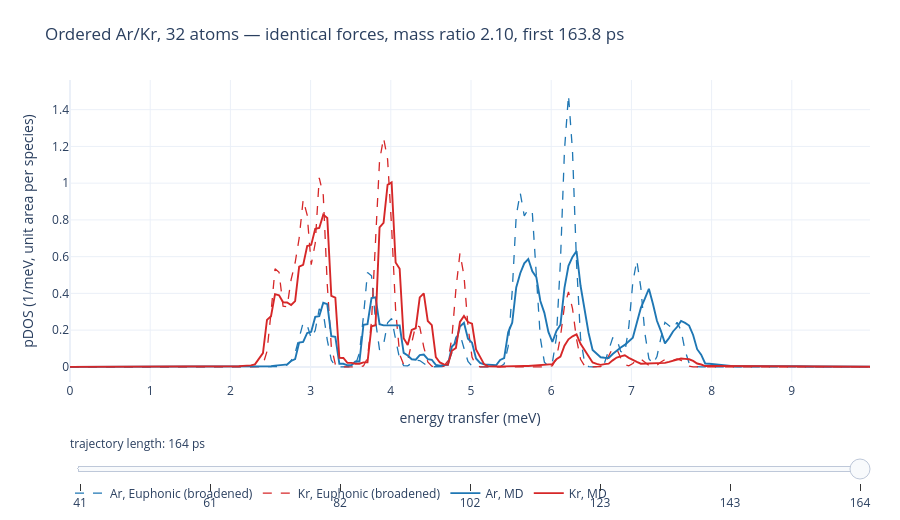

Notebook source saved alongside this figure:
### Code cell
figure = go.Figure()
for species, colour in (("Ar", ARGON), ("Kr", KRYPTON)):
    figure.add_trace(
        go.Scatter(
            x=ENERGIES[VIEW],
            y=np.round(density_curve(ENERGIES, references[species])[VIEW], 6),
            name=f"{species}, Euphonic (broadened)",
            line={"color": colour, "width": 1.3, "dash": "dash"},
        )
    )
for length_index in valid:
    for species, colour in (("Ar", ARGON), ("Kr", KRYPTON)):
        weight = data[f"binary_{species}_weight"][length_index, BINARY_SEGMENT]
        figure.add_trace(
            go.Scatter(
                x=ENERGIES[VIEW],
                y=np.round(density_curve(ENERGIES, weight)[VIEW], 6),
                name=f"{species}, MD",
                line={"color": colour, "width": 1.9},
                visible=length_index == valid[-1],
                showlegend=length_index == valid[-1],
                legendgroup=species,
            )
        )

steps = []
for position, length_index in enumerate(valid):
    visible = [True, True] + [
        block == position for block in range(len(valid)) for _ in range(2)
    ]
    steps.append(
        {
            "label": f"{PICOSECONDS[length_index]:.0f}",
            "method": "update",
            "args": [
                {"visible": visible, "showlegend": visible},
                {
                    "title.text": (
                        "Ordered Ar/Kr, 32 atoms — identical forces, mass ratio 2.10, "
                        f"first {PICOSECONDS[length_index]:.1f} ps"
                    )
                },
            ],
        }
    )

figure.update_layout(
    **LAYOUT,
    title=steps[-1]["args"][1]["title.text"],
    xaxis_title="energy transfer (meV)",
    yaxis_title="pDOS (1/meV, unit area per species)",
    sliders=[
        {
            "active": len(steps) - 1,
            "currentvalue": {"prefix": "trajectory length: ", "suffix": " ps"},
            "pad": {"t": 50},
            "steps": steps,
        }
    ],
    legend={"orientation": "h", "y": -0.32},
    height=520,
)
figure

### Figure 1 — Plotly figure (JSON) as saved in the notebook; plotly's stock layout.template omitted (floating-point values rounded to 4 significant figures; data arrays with more than 128 entries replaced by an {"elided": "..."} marker saying what was removed)
{"data": [{"line": {"color": "#1f77b4", "dash": "dash", "width": 1.3}, "name": "Ar, Euphonic (broadened)", "type": "scatter", "x": {"elided": "200 float values"}, "y": {"elided": "200 float values"}}, {"line": {"color": "#d62728", "dash": "dash", "width": 1.3}, "name": "Kr, Euphonic (broadened)", "type": "scatter", "x": {"elided": "200 float values"}, "y": {"elided": "200 float values"}}, {"legendgroup": "Ar", "line": {"color": "#1f77b4", "width": 1.9}, "name": "Ar, MD", "showlegend": false, "type": "scatter", "visible": false, "x": {"elided": "200 float values"}, "y": {"elided": "200 float values"}}, {"legendgroup": "Kr", "line": {"color": "#d62728", "width": 1.9}, "name": "Kr, MD", "showlegend": false, "type": "scatter", "visible": false, "x": {"elided": "200 float values"}, "y": {"elided": "200 float values"}}, {"legendgroup": "Ar", "line": {"color": "#1f77b4", "width": 1.9}, "name": "Ar, MD", "showlegend": false, "type": "scatter", "visible": false, "x": {"elided": "200 float values"}, "y": {"elided": "200 float values"}}, {"legendgroup": "Kr", "line": {"color": "#d62728", "width": 1.9}, "name": "Kr, MD", "showlegend": false, "type": "scatter", "visible": false, "x": {"elided": "200 float values"}, "y": {"elided": "200 float values"}}, {"legendgroup": "Ar", "line": {"color": "#1f77b4", "width": 1.9}, "name": "Ar, MD", "showlegend": false, "type": "scatter", "visible": false, "x": {"elided": "200 float values"}, "y": {"elided": "200 float values"}}, {"legendgroup": "Kr", "line": {"color": "#d62728", "width": 1.9}, "name": "Kr, MD", "showlegend": false, "type": "scatter", "visible": false, "x": {"elided": "200 float values"}, "y": {"elided": "200 float values"}}, {"legendgroup": "Ar", "line": {"color": "#1f77b4", "width": 1.9}, "name": "Ar, MD", "showlegend": false, "type": "scatter", "visible": false, "x": {"elided": "200 float values"}, "y": {"elided": "200 float values"}}, {"legendgroup": "Kr", "line": {"color": "#d62728", "width": 1.9}, "name": "Kr, MD", "showlegend": false, "type": "scatter", "visible": false, "x": {"elided": "200 float values"}, "y": {"elided": "200 float values"}}, {"legendgroup": "Ar", "line": {"color": "#1f77b4", "width": 1.9}, "name": "Ar, MD", "showlegend": false, "type": "scatter", "visible": false, "x": {"elided": "200 float values"}, "y": {"elided": "200 float values"}}, {"legendgroup": "Kr", "line": {"color": "#d62728", "width": 1.9}, "name": "Kr, MD", "showlegend": false, "type": "scatter", "visible": false, "x": {"elided": "200 float values"}, "y": {"elided": "200 float values"}}, {"legendgroup": "Ar", "line": {"color": "#1f77b4", "width": 1.9}, "name": "Ar, MD", "showlegend": false, "type": "scatter", "visible": false, "x": {"elided": "200 float values"}, "y": {"elided": "200 float values"}}, {"legendgroup": "Kr", "line": {"color": "#d62728", "width": 1.9}, "name": "Kr, MD", "showlegend": false, "type": "scatter", "visible": false, "x": {"elided": "200 float values"}, "y": {"elided": "200 float values"}}, {"legendgroup": "Ar", "line": {"color": "#1f77b4", "width": 1.9}, "name": "Ar, MD", "showlegend": true, "type": "scatter", "visible": true, "x": {"elided": "200 float values"}, "y": {"elided": "200 float values"}}, {"legendgroup": "Kr", "line": {"color": "#d62728", "width": 1.9}, "name": "Kr, MD", "showlegend": true, "type": "scatter", "visible": true, "x": {"elided": "200 float values"}, "y": {"elided": "200 float values"}}], "layout": {"font": {"size": 12}, "height": 520, "hovermode": "x unified", "legend": {"orientation": "h", "y": -0.32}, "margin": {"b": 60, "l": 70, "r": 30, "t": 80}, "sliders": [{"active": 6, "currentvalue": {"prefix": "trajectory length: ", "suffix": " ps"}, "pad": {"t": 50}, "steps": [{"args": [{"showlegend": [true, true, true, true, false, false, false, false, false, false, false, false, false, false, false, false], "visible": [true, true, true, true, false, false, false, false, false, false, false, false, false, false, false, false]}, {"title.text": "Ordered Ar/Kr, 32 atoms — identical forces, mass ratio 2.10, first 41.0 ps"}], "label": "41", "method": "update"}, {"args": [{"showlegend": [true, true, false, false, true, true, false, false, false, false, false, false, false, false, false, false], "visible": [true, true, false, false, true, true, false, false, false, false, false, false, false, false, false, false]}, {"title.text": "Ordered Ar/Kr, 32 atoms — identical forces, mass ratio 2.10, first 61.4 ps"}], "label": "61", "method": "update"}, {"args": [{"showlegend": [true, true, false, false, false, false, true, true, false, false, false, false, false, false, false, false], "visible": [true, true, false, false, false, false, true, true, false, false, false, false, false, false, false, false]}, {"title.text": "Ordered Ar/Kr, 32 atoms — identical forces, mass ratio 2.10, first 81.9 ps"}], "label": "82", "method": "update"}, {"args": [{"showlegend": [true, true, false, false, false, false, false, false, true, true, false, false, false, false, false, false], "visible": [true, true, false, false, false, false, false, false, true, true, false, false, false, false, false, false]}, {"title.text": "Ordered Ar/Kr, 32 atoms — identical forces, mass ratio 2.10, first 102.4 ps"}], "label": "102", "method": "update"}, {"args": [{"showlegend": [true, true, false, false, false, false, false, false, false, false, true, true, false, false, false, false], "visible": [true, true, false, false, false, false, false, false, false, false, true, true, false, false, false, false]}, {"title.text": "Ordered Ar/Kr, 32 atoms — identical forces, mass ratio 2.10, first 122.9 ps"}], "label": "123", "method": "update"}, {"args": [{"showlegend": [true, true, false, false, false, false, false, false, false, false, false, false, true, true, false, false], "visible": [true, true, false, false, false, false, false, false, false, false, false, false, true, true, false, false]}, {"title.text": "Ordered Ar/Kr, 32 atoms — identical forces, mass ratio 2.10, first 143.4 ps"}], "label": "143", "method": "update"}, {"args": [{"showlegend": [true, true, false, false, false, false, false, false, false, false, false, false, false, false, true, true], "visible": [true, true, false, false, false, false, false, false, false, false, false, false, false, false, true, true]}, {"title.text": "Ordered Ar/Kr, 32 atoms — identical forces, mass ratio 2.10, first 163.8 ps"}], "label": "164", "method": "update"}]}], "title": {"text": "Ordered Ar/Kr, 32 atoms — identical forces, mass ratio 2.10, first 163.8 ps"}, "xaxis": {"title": {"text": "energy transfer (meV)"}}, "yaxis": {"title": {"text": "pDOS (1/meV, unit area per species)"}}}}
